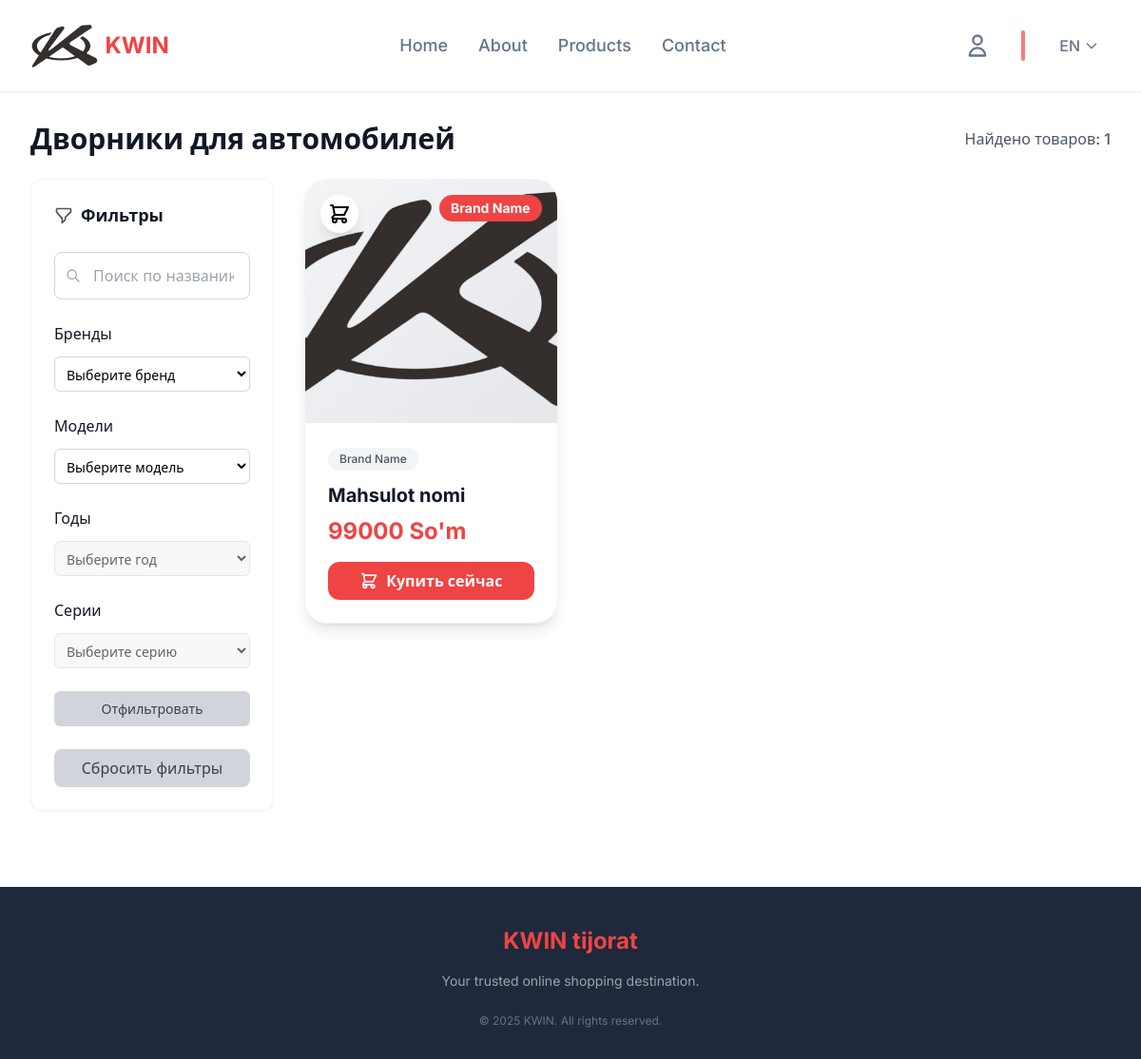
Screenshot of /products/ with the database file from the repository.
### core/models.py (models this page shows, shortened)
class ProductImage(models.Model):
    product = models.ForeignKey(Product, related_name="images", on_delete=models.CASCADE)
    image = models.ImageField(upload_to="products/")

class Product(models.Model):
    name_ru = models.CharField(_("Название продукта (RU)"), max_length=50)
    name_en = models.CharField(_("Product name (EN)"), max_length=50)
    name_uz = models.CharField(_("Mahsulot nomi (UZ)"), max_length=50)
    name_ger = models.CharField(_("Produktname (Ger)"), max_length=50)
    brand = models.ForeignKey(Brand, on_delete=models.SET_NULL, null=True, related_name="brand_products")
    car_model = models.ForeignKey(CarModel, on_delete=models.CASCADE, null=True, blank=True)
    car_year = models.ForeignKey(CarYear, on_delete=models.CASCADE, null=True, blank=True)
    car_series = models.ForeignKey(CarSeries, on_delete=models.CASCADE, null=True, blank=True)
    description_ru = models.TextField(_("Описание (RU)"), null=True, blank=True)
    description_en = models.TextField(_("Description (EN)"), null=True, blank=True)
    description_uz = models.TextField(_("Tavsif (UZ)"), null=True, blank=True)
    description_ger = models.TextField(_("Beschreibung (Ger)"), null=True, blank=True)
    price = models.IntegerField(_("Price"))
    price_type = models.CharField(max_length=3, choices=[
        ("UZS", "O'zbek so'mi"),
        ("USD", "Aqsh Dollori"),
        ("RUB", "Rossiya Rubli"),
    ], default="UZS")
    size = models.CharField(_("Size"), max_length=50, default="0")
    color_uz = models.CharField(_("Rang (UZ)"), max_length=50, null=True, blank=True)
    color_ru = models.CharField(_("Цвет (RU)"), max_length=50, null=True, blank=True)
    color_en = models.CharField(_("Color (EN)"), max_length=50, null=True, blank=True)
    color_ger = models.CharField(_("Farbe (GER)"), max_length=50, null=True, blank=True)
    discount = models.IntegerField(default=20)
    deleted = models.BooleanField(default=False)
    def get_price(self):
        return int(self.price * (1 - self.discount / 100))
    def get_price_with_icon(self):
        price = {
            "USD": f"{self.get_price()} $",
            "RUB": f"{self.get_price()} ₽",
            "UZS": f"{self.get_price()} So'm",
        }
        return price[self.price_type]
    def get_name(self, lang="uz"):
        return getattr(self, f"name_{lang}", self.name_ru)

class Brand(models.Model):
    name = models.CharField(max_length=128)
    icon = models.ImageField(upload_to="brand/", default="default.png")
    deleted = models.BooleanField(default=False)
    slug = models.SlugField(max_length=128, unique=True, blank=True)

### core/views.py (the view, shortened to what this page needs)
# urls.py: path('products/', views.products, name='products'),
def products(request):
    lang = request.GET.get('lang', request.session.get('lang', 'uz'))
    request.session['lang'] = lang
    search = request.GET.get("search", "").strip()
    brand_ids = [id for id in request.GET.getlist('brand_ids') if id]
    model_ids = [id for id in request.GET.getlist('model_ids') if id]
    year_ids = [id for id in request.GET.getlist('year_ids') if id]
    series_ids = [id for id in request.GET.getlist('series_ids') if id]
    products = Product.objects.filter(deleted=False).prefetch_related('images')
    if brand_ids:
        products = products.filter(brand_id__in=brand_ids)
    if model_ids:
        products = products.filter(car_model_id__in=model_ids)
    if year_ids:
        products = products.filter(car_year_id__in=year_ids)
    if series_ids:
        products = products.filter(car_series_id__in=series_ids)
    products = products.distinct()
    brands = Brand.objects.all()
    car_models = CarModel.objects.filter(deleted=False)  # Renamed to avoid confusion
    years = CarYear.objects.filter(deleted=False)
    series = CarSeries.objects.filter(deleted=False)
    if model_ids:
        years = years.filter(model_id__in=model_ids).distinct().order_by('year')
    if year_ids:
        series = series.filter(year_id__in=year_ids).distinct()
    ctx = {
        "products": products,
        "lang": lang,
        "brands": brands,
        "car_models": car_models,  # Changed from 'models' to 'car_models'
        "years": years,
        "series": series,
        "search": search,
        "selected_brand_ids": brand_ids,
        "selected_model_ids": model_ids,
        "selected_year_ids": year_ids,
        "selected_series_ids": series_ids,
        "error": request.session.pop("error", None),
        "filter_active": bool(brand_ids and model_ids)
    }
    return render(request, 'pages/products.html', ctx)

### core/context_processors.py (called while the page is built)
def cart_count(request):
    if request.user.is_authenticated:
        total_items = Cart.objects.filter(user=request.user).aggregate(
            total=Sum("quantity")
        )["total"] or 0
        return {"cart_count": total_items}
    return {"cart_count": 0}

### core/templatetags/product_tags.py (called while the page is built)
@register.filter
def get_name_by_lang(product, lang):
    return product.get_name(lang)

### templates/pages/products.html (shortened to what this page needs)
{% extends "base.html" %}
{% load product_tags %}
{% load static %}
{% block content %}
<main class="flex-1 pt-24 pb-12">
  <div class="max-w-7xl mx-auto px-4 sm:px-6 lg:px-8 py-4 sm:py-8">
    <div class="mb-6 flex flex-col sm:flex-row sm:justify-between sm:items-center gap-4">
      <h1 class="text-2xl sm:text-3xl font-bold text-gray-900">Дворники для автомобилей</h1>
      <span class="text-gray-600 font-medium text-sm sm:text-base">Найдено товаров: {{ products.count }}</span>
    </div>
    <div class="flex gap-8">
      <aside class="w-64 flex-shrink-0">
        <form method="GET" action="{% url 'products' %}" id="filterForm">
          <div class="bg-white rounded-xl shadow-sm border border-gray-100 p-6">
            <div class="flex items-center gap-2 mb-6">
              <h2 class="text-lg font-semibold text-gray-900">Фильтры</h2>
            </div>
            <div class="mb-6 flex flex-col sm:flex-row gap-4">
              <div class="relative flex-1">
                <svg class="absolute left-3 top-1/2 transform -translate-y-1/2 text-gray-400 h-4 w-4" fill="none" stroke="currentColor" viewBox="0 0 24 24">
                  <path stroke-linecap="round" stroke-linejoin="round" stroke-width="2" d="M21 21l-6-6m2-5a7 7 0 11-14 0 7 7 0 0114 0z"></path>
                </svg>
                <input type="text" id="searchInput" name="search" value="{{ search }}" placeholder="Поиск по названию или бренду..." class="w-full pl-10 pr-4 py-3 border border-gray-300 rounded-lg focus:ring-2 focus:ring-primary-red focus:border-transparent outline-none transition-all duration-300" onkeyup="submitSearch()">
              </div>
            </div>
            <div class="space-y-6">
              <div>
                <h3 class="font-medium mb-3 text-gray-900">Бренды</h3>
                <select name="brand_ids" id="brandSelect" class="filter-select" onchange="updateFilters()">
                  <option value="">Выберите бренд</option>
                </select>
              </div>
              <div>
                <h3 class="font-medium mb-3 text-gray-900">Модели</h3>
                <select name="model_ids" id="modelSelect" class="filter-select" onchange="updateFilters()">
                  <option value="">Выберите модель</option>
                </select>
              </div>
              <div>
                <h3 class="font-medium mb-3 text-gray-900">Годы</h3>
                <select name="year_ids" id="yearSelect" class="filter-select" disabled>
                  <option value="">Выберите год</option>
                </select>
              </div>
              <div>
                <h3 class="font-medium mb-3 text-gray-900">Серии</h3>
                <select name="series_ids" id="seriesSelect" class="filter-select" disabled>
                  <option value="">Выберите серию</option>
                </select>
              </div>
              <button type="submit" id="filterButtonDesktop" class="w-full mt-4 filter-button {% if filter_active %}active{% endif %}">Отфильтровать</button>
              <a href="{% url 'reset_filters' %}" class="w-full mt-2 px-4 py-2 bg-gray-300 text-gray-700 rounded-lg hover:bg-gray-400 transition-colors duration-200 text-center block">Сбросить фильтры</a>
            </div>
          </div>
        </form>
      </aside>
      <div class="flex-1">
        <div id="productsGrid" class="grid grid-cols-1 sm:grid-cols-2 lg:grid-cols-3 gap-4 sm:gap-6">
          {% for i in products %}
          <div
            data-product-id="{{ i.id }}"
            data-brand-id="{{ i.brand.id }}"
            data-model-id="{{ i.car_model.id|default:'' }}"
            data-year-id="{{ i.car_year.id|default:'' }}"
            data-series-id="{{ i.car_series.id|default:'' }}"
            data-brand="{{ i.brand.name }}"
            data-name="{{ i|get_name_by_lang:lang }}"
            data-price="{{ i.get_price }}"
            data-original-price="{{ i.price }}"
            data-discount="{{ i.discount }}"
            class="product-card bg-white rounded-2xl sm:rounded-3xl shadow-lg border border-gray-100 overflow-hidden relative"
          >
            <div class="relative h-48 sm:h-64">
              <div class="image-slider h-full bg-gradient-to-br from-gray-100 to-gray-200">
                {% for image in i.images.all %}
                <div class="slide {% if forloop.first %}active{% endif %}" data-product="{{ i.id }}" data-slide="{{ forloop.counter0 }}">
                  <img src="{{ image.image.url }}" alt="{{ i|get_name_by_lang:lang }}" class="w-full h-full object-cover">
                </div>
                {% endfor %}
              </div>
              <div class="discount-badge absolute top-3 sm:top-4 right-3 sm:right-4 bg-primary text-white px-2 py-1 sm:px-3 sm:py-1 rounded-xl sm:rounded-2xl text-xs sm:text-sm font-bold">
                {{ i.brand.name }}
              </div>
              <div class="basket-control absolute top-3 sm:top-4 left-3 sm:left-4 flex items-center gap-1 bg-white/90 backdrop-blur-md rounded-full shadow-lg transition-all duration-300">
                {% if user.is_authenticated and i|is_in_cart:user %}
                <a href="{% url 'cart-remove' remove_id=i.id %}" class="basket-btn added flex items-center justify-center w-10 h-10 sm:w-12 sm:h-12 rounded-full" title="Удалить из корзины">
                  <svg class="w-6 h-6" fill="none" stroke="currentColor" viewBox="0 0 24 24">
                    <path stroke-linecap="round" stroke-linejoin="round" stroke-width="2" d="M3 3h2l.4 2M7 13h10l4-8H5.4M7 13L5.4 5M7 13l-2.293 2.293c-.63.63-.184 1.707.707 1.707H17m0 0a2 2 0 100 4 2 2 0 000-4zm-8 2a2 2 0 11-4 0 2 2 0 014 0z"/>
                  </svg>
                </a>
                {% else %}
                <form action="{% url 'cart-add' add_id=i.id %}" method="post">
                  <button type="submit" class="basket-btn flex items-center justify-center w-10 h-10 sm:w-12 sm:h-12 rounded-full" title="Добавить в корзину">
                    <svg class="w-6 h-6" fill="none" stroke="currentColor" viewBox="0 0 24 24">
                      <path stroke-linecap="round" stroke-linejoin="round" stroke-width="2" d="M3 3h2l.4 2M7 13h10l4-8H5.4M7 13L5.4 5M7 13l-2.293 2.293c-.63.63-.184 1.707.707 1.707H17m0 0a2 2 0 100 4 2 2 0 000-4zm-8 2a2 2 0 11-4 0 2 2 0 014 0z"/>
                    </svg>
                  </button>
                </form>
                {% endif %}
              </div>
            </div>
            <div class="p-4 sm:p-6">
              <div class="mb-3">
                <span class="inline-block bg-gray-100 text-gray-600 text-xs px-2 py-1 sm:px-3 sm:py-1 rounded-full font-medium">{{ i.brand.name }}</span>
              </div>
              <a href="{% url 'product_detail' pk=i.id %}" class="font-bold text-lg sm:text-xl mb-2 text-gray-900 hover:text-primary transition-colors cursor-pointer line-clamp-2">{{ i|get_name_by_lang:lang }}</a>
              <div class="flex items-center justify-between mb-4">
                <div class="flex items-center gap-2">
                  <span class="text-xl sm:text-2xl font-bold text-primary">{{ i.get_price_with_icon }}</span>
                </div>
              </div>
              <div class="flex gap-2">
                <button type="button" class="flex-1 py-2 px-4 bg-primary text-white font-semibold rounded-xl flex items-center justify-center gap-2 hover:bg-red-600 transition-all duration-300" onclick="openOrderModal({{ i.id }}, '{{ i|get_name_by_lang:lang|escapejs }}', '{{ i.get_price_with_icon|escapejs }}', '{{ i.brand.name|escapejs }}')">
                  <svg class="w-5 h-5" fill="none" stroke="currentColor" viewBox="0 0 24 24">
                    <path stroke-linecap="round" stroke-linejoin="round" stroke-width="2" d="M3 3h2l.4 2M7 13h10l4-8H5.4M7 13L5.4 5M7 13l-2.293 2.293c-.63.63-.184 1.707.707 1.707H17m0 0a2 2 0 100 4 2 2 0 000-4zm-8 2a2 2 0 11-4 0 2 2 0 014 0z"/>
                  </svg>
                  Купить сейчас
                </button>
              </div>
            </div>
          </div>
          {% endfor %}
        </div>
      </div>
    </div>
  </div>
</main>
{% endblock %}

### static/css/index.css (style rules this page uses)
* { margin: 0; padding: 0; box-sizing: border-box; }
:root { --primary-red: #ef4444; --primary-dark: #1e293b; --accent-yellow: #f59e0b; --text-gray: #64748b; --light-gray: #f8fafc; }

### static/css/productDetails.css (style rules this page uses)
.product-card { background: rgba(255, 255, 255, 0.98); backdrop-filter: blur(20px); border: 1px solid rgba(255, 255, 255, 0.2); }
.slide { opacity: 0; transition: opacity 0.5s ease; }
.slide.active { opacity: 1; }

### static/css/products.css (style rules this page uses)
.product-card { transition: all 0.5s cubic-bezier(0.175, 0.885, 0.32, 1.275); transform-style: preserve-3d; }
.product-card::before { content: ""; position: absolute; top: 0; left: 0; right: 0; bottom: 0; background: linear-gradient(45deg, transparent 0%, rgba(255, 255, 255, 0.1) 25%, rgba(255, 255, 255, 0.2) 50%, rgba(255, 255, 255, 0.1) 75%, transparent 100%); opacity: 0; transition: opacity 0.5s ease; pointer-events: none; border-radius: 24px; }
.image-slider { position: relative; width: 100%; height: 100%; overflow: hidden; }
.slide { position: absolute; top: 0; left: 0; right: 0; bottom: 0; opacity: 0; transform: scale(0.8); transition: all 0.6s cubic-bezier(0.25, 0.46, 0.45, 0.94); display: flex; align-items: center; justify-content: center; }
.slide.active { opacity: 1; transform: scale(1); }
.discount-badge { animation: pulse 3s infinite; }
.image-slider { position: relative; overflow: hidden; }
.image-slider .slide { display: none; width: 100%; height: 100%; justify-content: center; align-items: center; }
.image-slider .slide.active { display: flex; }

### templates/pages/products.html (style rules this page uses)
.filter-select { width: 100%; padding: 0.5rem; border: 1px solid #d1d5db; border-radius: 0.375rem; font-size: 0.875rem; background-color: white; }
.filter-select:disabled { background-color: #f3f4f6; cursor: not-allowed; opacity: 0.6; }
.filter-button { width: 100%; padding: 0.5rem; background-color: #d1d5db; border: none; border-radius: 0.375rem; color: #374151; font-size: 0.875rem; cursor: not-allowed; }
.basket-btn { background-color: transparent; transition: background-color 0.3s; width: 40px; height: 40px; display: flex; align-items: center; justify-content: center; }
@media (min-width: 1025px) { #productsGrid { grid-template-columns: 1fr 1fr 1fr; } }

### rows the page displays
Product: brand.name "Brand Name", name_ru+name_uz "Mahsulot nomi", get_price_with_icon "99000 So'm"
ProductImage: image (picture)

### other values shown
{{ products.count }} "1"
